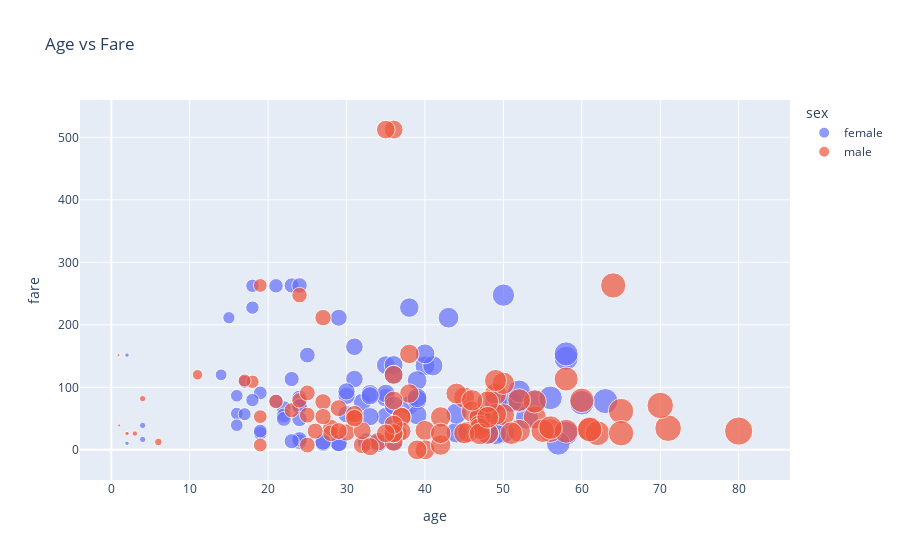

This figure's notebook cell:
### Markdown cell above
This code cell creates an enhanced scatter plot using Plotly Express to visualize the relationship between passengers' ages and fares from the Titanic dataset. Additional features include:
- Dropping rows with missing values using `df.dropna(inplace=True)` to ensure clean data for plotting.
- The `size='age'` parameter makes the marker size proportional to the passenger's age, adding another dimension to the visualization.
- The `color='sex'` parameter colors the points by gender, making it easy to distinguish between male and female passengers.
- `fig.show()` displays the interactive plot within the notebook.
- `fig.write_image("fig3.png")` saves the plot as a PNG image file for use in documents or presentations.
- `fig.write_html("fig4.html")` saves the plot as an interactive HTML file, which can be shared or embedded in web pages.

This visualization helps to explore complex relationships and patterns in the Titanic dataset by combining multiple variables in a single interactive chart.

### Code cell
df.dropna(inplace=True)
fig = px.scatter(df, x='age', y='fare',size='age',title='Age vs Fare',color='sex')
fig.show()
fig.write_image("fig2.png",scale=3)  # Save the figure as a PNG file
fig.write_html("fig2.html")
